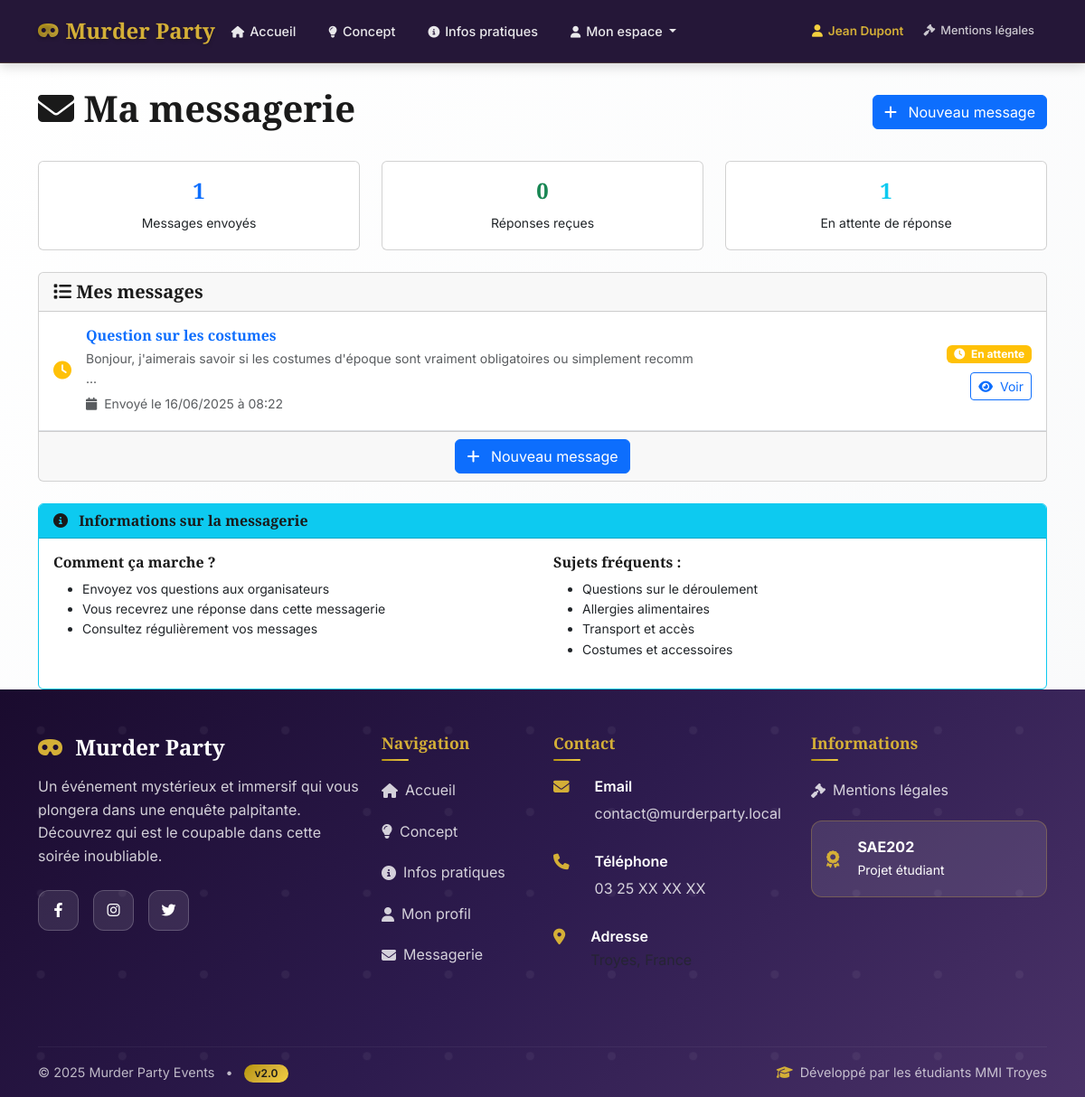
The page /messagerie (signed in) on the database its author committed.
### tables this page shows
CREATE TABLE messages (
    id INT AUTO_INCREMENT PRIMARY KEY,
    utilisateur_id INT NOT NULL,
    sujet VARCHAR(255) NOT NULL,
    contenu TEXT NOT NULL,
    lu TINYINT(1) DEFAULT 0,
    date_creation TIMESTAMP DEFAULT CURRENT_TIMESTAMP,
    reponse TEXT NULL,
    date_reponse TIMESTAMP NULL,
    FOREIGN KEY (utilisateur_id) REFERENCES utilisateurs(id) ON DELETE CASCADE,
    INDEX idx_lu (lu),
    INDEX idx_date_creation (date_creation),
    INDEX idx_utilisateur_id (utilisateur_id)
);

### controller/messagerie_controller.php (called while the page is built, shortened)
<?php
require_once('model/Message.php');
function index() {
    $messages = Message::getByUser($_SESSION['user_id']);
    require_once('view/messagerie.php');
}
?>

### index.php (called while the page is built)
<?php
require_once('conf/routeur.php');
?>

### model/Message.php (called while the page is built, shortened)
<?php
class Message {
    public static function getByUser($utilisateur_id) {
        $db = getDB();
        $stmt = $db->prepare("
            SELECT * FROM messages
            WHERE utilisateur_id = ?
            ORDER BY date_creation DESC
        ");
        $stmt->execute([$utilisateur_id]);
        return $stmt->fetchAll();
    }
}
?>

### view/messagerie.php (the view, shortened to what this page needs)
<?php
include_once('view/autres_pages/header.php');
?>
<div class="container mt-4">
    <div class="row">
        <div class="col-12">
            <div class="d-flex justify-content-between align-items-center mb-4">
                <h1>
                    <i class="fas fa-envelope"></i> Ma messagerie
                </h1>
                <a href="/messagerie/nouveau" class="btn btn-primary">
                    <i class="fas fa-plus me-2"></i>
                    Nouveau message
                </a>
            </div>
        </div>
    </div>
    <?php if (empty($messages)): ?>
    <div class="row">
        <div class="col-12">
            <div class="card">
                <div class="card-body text-center py-5">
                    <i class="fas fa-envelope-open fa-3x text-muted mb-3"></i>
                    <h4>Aucun message</h4>
                    <p class="text-muted">Vous n'avez encore envoyé aucun message aux organisateurs.</p>
                    <a href="/messagerie/nouveau" class="btn btn-primary">
                        <i class="fas fa-plus me-2"></i>
                        Envoyer votre premier message
                    </a>
                </div>
            </div>
        </div>
    </div>
    <?php else: ?>
    <div class="row mb-4">
        <div class="col-md-4">
            <div class="card text-center">
                <div class="card-body">
                    <h4 class="text-primary"><?= count($messages) ?></h4>
                    <small>Messages envoyés</small>
                </div>
            </div>
        </div>
        <div class="col-md-4">
            <div class="card text-center">
                <div class="card-body">
                    <h4 class="text-success">
                        <?= count(array_filter($messages, function($m) { return !empty($m['reponse']); })) ?>
                    </h4>
                    <small>Réponses reçues</small>
                </div>
            </div>
        </div>
        <div class="col-md-4">
            <div class="card text-center">
                <div class="card-body">
                    <h4 class="text-info">
                        <?= count(array_filter($messages, function($m) { return empty($m['reponse']); })) ?>
                    </h4>
                    <small>En attente de réponse</small>
                </div>
            </div>
        </div>
    </div>
    <div class="row">
        <div class="col-12">
            <div class="card">
                <div class="card-header">
                    <h5 class="mb-0">
                        <i class="fas fa-list"></i> Mes messages
                    </h5>
                </div>
                <div class="card-body p-0">
                    <?php foreach ($messages as $message): ?>
                    <div class="border-bottom p-3 <?= empty($message['reponse']) ? '' : 'bg-light' ?>">
                        <div class="row align-items-center">
                            <div class="col-md-8">
                                <div class="d-flex align-items-center">
                                    <div class="me-3">
                                        <?php if (!empty($message['reponse'])): ?>
                                            <i class="fas fa-reply text-success fa-lg"></i>
                                        <?php else: ?>
                                            <i class="fas fa-clock text-warning fa-lg"></i>
                                        <?php endif; ?>
                                    </div>
                                    <div class="flex-grow-1">
                                        <h6 class="mb-1">
                                            <a href="/messagerie/voir/<?= $message['id'] ?>" class="text-decoration-none">
                                                <?= htmlspecialchars($message['sujet']) ?>
                                            </a>
                                        </h6>
                                        <p class="mb-1 text-muted small">
                                            <?= htmlspecialchars(substr($message['contenu'], 0, 100)) ?>
                                            <?php if (strlen($message['contenu']) > 100): ?>...<?php endif; ?>
                                        </p>
                                        <small class="text-muted">
                                            <i class="fas fa-calendar me-1"></i>
                                            Envoyé le <?= date('d/m/Y à H:i', strtotime($message['date_creation'])) ?>
                                        </small>
                                    </div>
                                </div>
                            </div>
                            <div class="col-md-4 text-end">
                                <div class="mb-2">
                                    <?php if (!empty($message['reponse'])): ?>
                                        <span class="badge bg-success">
                                            <i class="fas fa-reply me-1"></i>
                                            Répondu
                                        </span>
                                    <?php else: ?>
                                        <span class="badge bg-warning">
                                            <i class="fas fa-clock me-1"></i>
                                            En attente
                                        </span>
                                    <?php endif; ?>
                                </div>
                                <a href="/messagerie/voir/<?= $message['id'] ?>" class="btn btn-outline-primary btn-sm">
                                    <i class="fas fa-eye me-1"></i>
                                    Voir
                                </a>
                            </div>
                        </div>
                    </div>
                    <?php endforeach; ?>
                </div>
                <div class="card-footer text-center">
                    <a href="/messagerie/nouveau" class="btn btn-primary">
                        <i class="fas fa-plus me-2"></i>
                        Nouveau message
                    </a>
                </div>
            </div>
        </div>
    </div>
    <?php endif; ?>
    <div class="row mt-4">
        <div class="col-12">
            <div class="card border-info">
                <div class="card-header bg-info text-white">
                    <h6 class="mb-0">
                        <i class="fas fa-info-circle me-2"></i>
                        Informations sur la messagerie
                    </h6>
                </div>
                <div class="card-body">
                    <div class="row">
                        <div class="col-md-6">
                            <h6>Comment ça marche ?</h6>
                            <ul class="small">
                                <li>Envoyez vos questions aux organisateurs</li>
                                <li>Vous recevrez une réponse dans cette messagerie</li>
                                <li>Consultez régulièrement vos messages</li>
                            </ul>
                        </div>
                        <div class="col-md-6">
                            <h6>Sujets fréquents :</h6>
                            <ul class="small">
                                <li>Questions sur le déroulement</li>
                                <li>Allergies alimentaires</li>
                                <li>Transport et accès</li>
                                <li>Costumes et accessoires</li>
                            </ul>
                        </div>
                    </div>
                </div>
            </div>
        </div>
    </div>
</div>
<?php include_once('view/autres_pages/footer.php'); ?>

### view/autres_pages/header.php (style rules this page uses)
:root { --primary-dark: #1a0b2e; --primary-medium: #2d1b4e; --primary-light: #4a3268; --accent-gold: #d4af37; --accent-gold-light: #f4d03f; --accent-gold-dark: #b7950b; --crimson-dark: #8b0000; --crimson-medium: #a52a2a; --crimson-light: #cd5c5c; --text-primary: #1a1a1a; --text-secondary: #4a4a4a; --text-light: #ffffff; --text-muted: #6c757d; --bg-light: #ffffff; --bg-light-alt: #f8f9fa; --bg-dark: #1a1a1a; --gradient-primary: linear-gradient(135deg, var(--primary-dark) 0%, var(--primary-medium) 50%, var(--primary-light) 100%); --gradient-accent: linear-gradient(135deg, var(--accent-gold-dark) 0%, var(--accent-gold) 50%, var(--accent-gold-light) 100%); --gradient-crimson: linear-gradient(135deg, var(--crimson-dark) 0%, var(--crimson-medium) 50%, var(--crimson-light) 100%); --gradient-mystery: linear-gradient(135deg, var(--primary-dark) 0%, var(--crimson-dark) 100%); --shadow-sm: 0 2px 4px rgba(0,0,0,0.1); --shadow-md: 0 4px 12px rgba(0,0,0,0.15); --shadow-lg: 0 8px 25px rgba(0,0,0,0.2); --shadow-xl: 0 12px 40px rgba(0,0,0,0.25); --transition-fast: all 0.2s cubic-bezier(0.4, 0, 0.2, 1); --transition-smooth: all 0.3s cubic-bezier(0.4, 0, 0.2, 1); --transition-slow: all 0.5s cubic-bezier(0.4, 0, 0.2, 1); --navbar-height: 70px; }
* { box-sizing: border-box; }
body { font-family: 'Inter', -apple-system, BlinkMacSystemFont, 'Segoe UI', Roboto, sans-serif; background: linear-gradient(135deg, var(--bg-light) 0%, var(--bg-light-alt) 100%); color: var(--text-primary); min-height: 100vh; line-height: 1.6; font-weight: 400; padding-top: var(--navbar-height); }
h1, h2, h3, h4, h5, h6 { font-family: 'Playfair Display', Georgia, serif; font-weight: 600; line-height: 1.3; color: var(--text-primary); }

### rows shown on the page
messages: reponse "0", reponse "1", sujet "Question sur les costumes", contenu "Bonjour, j'aimerais savoir si les costumes d'époque sont vraiment obligatoires ou simplement recomm", date_creation "16/06/2025 à 08:22", shows "En attente"

### other values the page prints
securise($_SESSION['user_prenom'] ?? '') "Jean"
securise($_SESSION['user_nom'] ?? '') "Dupont"
count($messages) "1"
